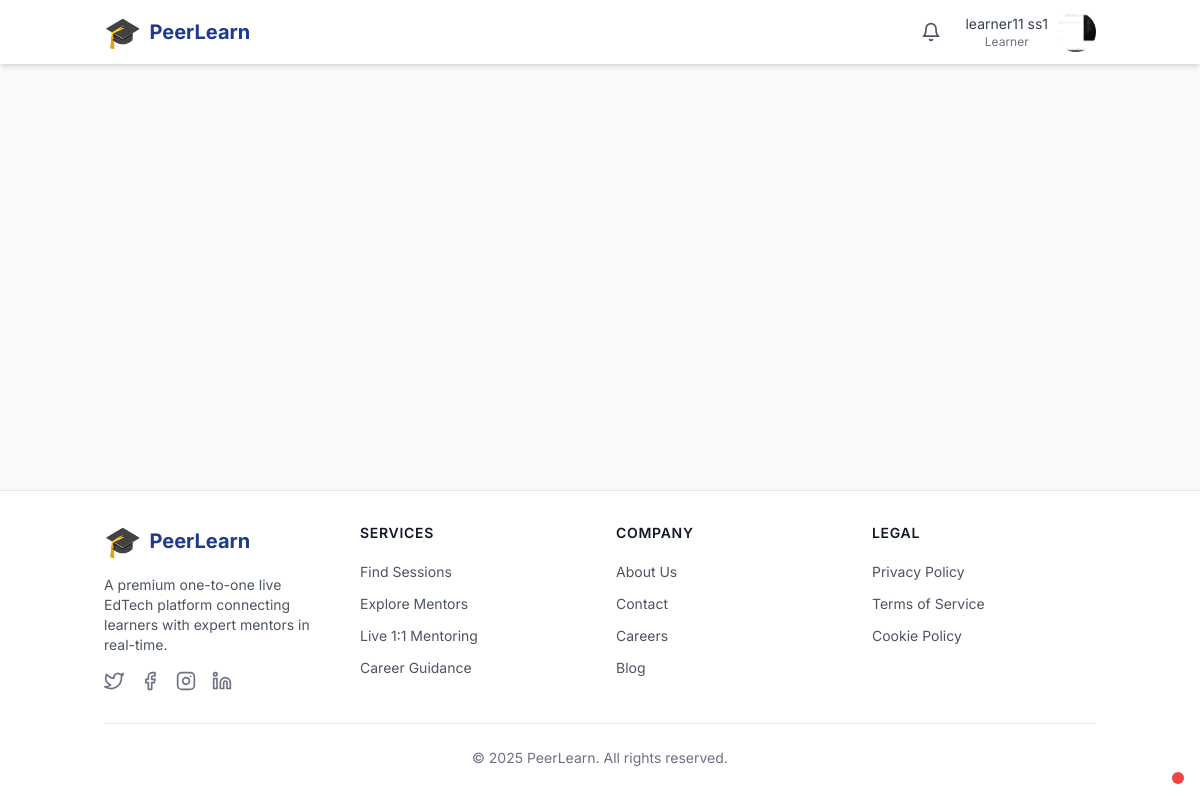
/users/profile/learner/edit/ (signed in), run on the app's committed database.
### apps/users/models.py (models this page shows, shortened)
class CustomUser(AbstractUser):
    LEARNER = 'learner'
    MENTOR = 'mentor'
    ADMIN = 'admin'
    ROLE_CHOICES = [
        (LEARNER, _('Learner')),
        (MENTOR, _('Mentor')),
        (ADMIN, _('Admin')),
    ]
    role = models.CharField(
        max_length=10,
        choices=ROLE_CHOICES,
        default=LEARNER,
        help_text=_('Designates the role of this user in the platform.')
    )
    profile_picture = models.ImageField(
        upload_to='profile_pictures/',
        blank=True,
        null=True
    )
    bio = models.TextField(
        blank=True,
        null=True,
        help_text=_('A brief description about the user.')
    )
    interests = models.JSONField(
        blank=True,
        null=True,
        help_text=_('Topics that the learner is interested in.')
    )
    career_goal = models.CharField(
        max_length=255,
        blank=True,
        null=True,
        help_text=_('Career goal of the learner.')
    )
    expertise = models.JSONField(
        blank=True,
        null=True,
        help_text=_('Areas of expertise for the mentor.')
    )
    skills = models.JSONField(
        blank=True,
        null=True,
        help_text=_('Skills that the mentor possesses.')
    )
    intro_video = models.URLField(
        blank=True,
        null=True,
        help_text=_('URL to an introduction video for the mentor.')
    )
    phone_number = models.CharField(
        max_length=15,
        blank=True,
        null=True,
        help_text=_('Contact phone number.')
    )
    date_updated = models.DateTimeField(
        auto_now=True,
        help_text=_('Date and time when the user profile was last updated.')
    )
    class Meta:
        verbose_name = _('User')
        verbose_name_plural = _('Users')
    @property
    def is_learner(self):
        return self.role == self.LEARNER
    def get_dashboard_url(self):
        if self.is_learner:
            return '/users/dashboard/learner/'
        elif self.is_mentor:
            return '/users/dashboard/mentor/'
        elif self.is_admin_user:
            return '/admin/'
        return '/'
    _rating_average = models.FloatField(default=0, db_column='rating_average')
    _rating_count = models.IntegerField(default=0, db_column='rating_count')
    @property
    def rating_average(self):
        """Calculate the average rating for this user."""
        if not self.is_mentor:
            return 0
        if hasattr(self, 'avg_rating') and self.avg_rating is not None:
            return self.avg_rating
        if self._rating_average > 0:
            return self._rating_average
        ratings = self.ratings_received.all()
        if not ratings.exists():
            return 0
        total_rating = sum(r.rating for r in ratings)
        avg_rating = int(total_rating / ratings.count())
        self._rating_average = avg_rating
        self.save(update_fields=['_rating_average'])
        return avg_rating
    @rating_average.setter
    def rating_average(self, value):
        """Setter for rating_average."""
        self._rating_average = value
    @property
    def rating_count(self):
        """Get the number of ratings for this user."""
        if not self.is_mentor:
            return 0
        if hasattr(self, 'rating_count_annotated') and self.rating_count_annotated is not None:
            return self.rating_count_annotated
        if self._rating_count > 0:
            return self._rating_count
        count = self.ratings_received.count()
        self._rating_count = count
        self.save(update_fields=['_rating_count'])
        return count
    @rating_count.setter
    def rating_count(self, value):
        """Setter for rating_count."""
        self._rating_count = value

### apps/users/views.py (the view, shortened to what this page needs)
# urls.py: path('profile/learner/edit/', views.LearnerProfileUpdateView.as_view(), name='learner_profile_edit'),
@method_decorator(login_required, name='dispatch')
class LearnerProfileUpdateView(UpdateView):
    model = CustomUser
    form_class = LearnerProfileForm
    template_name = 'learners_dash/profile_edit.html'
    success_url = reverse_lazy('learner_dashboard')
    def get_object(self):
        return self.request.user

### templates/learners_dash/profile_edit.html (shortened to what this page needs)
{% extends 'dashboard_base.html' %}
{% load static %}

### templates/includes/dashboard_header.html (shortened to what this page needs)
<header class="bg-white shadow-md sticky top-0 z-30" x-data="{ mobileMenuOpen: false, profileMenuOpen: false, notificationsOpen: false }">
    <div class="container mx-auto px-4 py-3">
        <div class="flex items-center justify-between">
            <div class="flex-shrink-0">
                <a href="{{ user.get_dashboard_url }}" class="flex items-center space-x-2">
                    <span class="text-3xl">🎓</span>
                    <span class="text-xl font-bold text-primary-600 hidden sm:inline-block">PeerLearn</span>
                </a>
            </div>
            <div class="flex items-center space-x-4">
                {% if user.is_authenticated %}
                    <div class="relative" x-data="{ notificationCount: 0 }" x-init="connectNotificationWebSocket && connectNotificationWebSocket()">
                        <button
                            @click="notificationsOpen = !notificationsOpen"
                            class="p-2 text-gray-600 hover:text-primary-600 hover:bg-gray-100 rounded-full relative focus:outline-none"
                            aria-label="View notifications"
                        >
                            <i data-feather="bell" class="w-5 h-5"></i>
                        </button>
                    </div>
                    <div class="relative">
                        <button
                            @click="profileMenuOpen = !profileMenuOpen"
                            class="flex items-center space-x-2 focus:outline-none"
                            aria-label="Open user menu"
                        >
                            <span class="hidden sm:block">
                                <div class="text-sm text-gray-700">{{ user.get_full_name|default:user.username }}</div>
                                <div class="text-xs text-gray-500">{{ user.get_role_display }}</div>
                            </span>
                            <div class="h-10 w-10 rounded-full bg-primary-600 text-white flex items-center justify-center overflow-hidden">
                                {% if user.profile_picture %}
                                    <img src="{{ user.profile_picture.url }}" alt="Profile" class="h-full w-full object-cover">
                                {% else %}
                                    {{ user.username|first|upper }}
                                {% endif %}
                            </div>
                        </button>
                    </div>
                {% else %}
                    <a href="{% url 'users:login' %}" class="text-primary-600 hover:text-primary-800 font-medium">Login</a>
                    <a href="{% url 'users:auth_selector' %}" class="bg-primary-600 text-white hover:bg-primary-700 px-4 py-2 rounded-lg font-medium transition-colors">
                        Sign Up
                    </a>
                {% endif %}
            </div>
        </div>
    </div>
</header>

### templates/dashboard_base.html (style rules this page uses)
html { scroll-behavior: smooth; }
body { font-family: 'Inter', sans-serif; }

### data on the page
CustomUser: get_full_name "learner11 ss1", role "Learner", profile_picture (picture)
